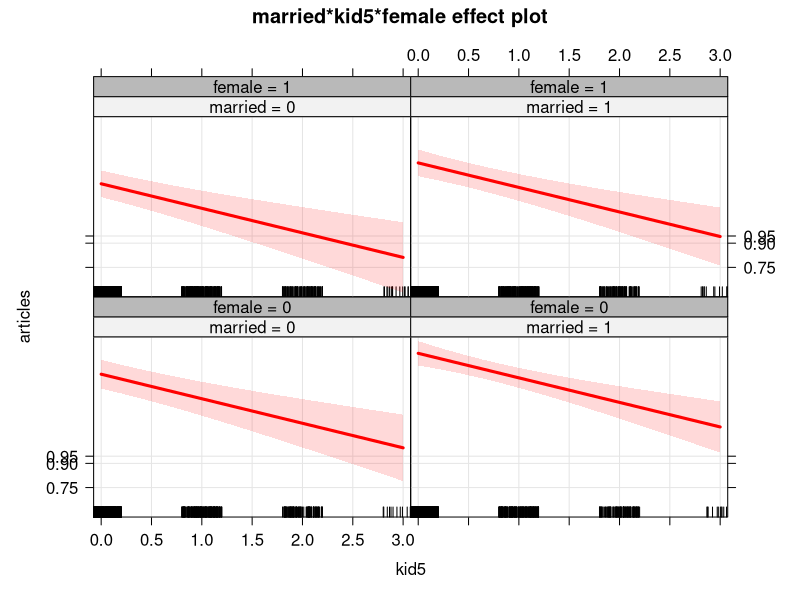
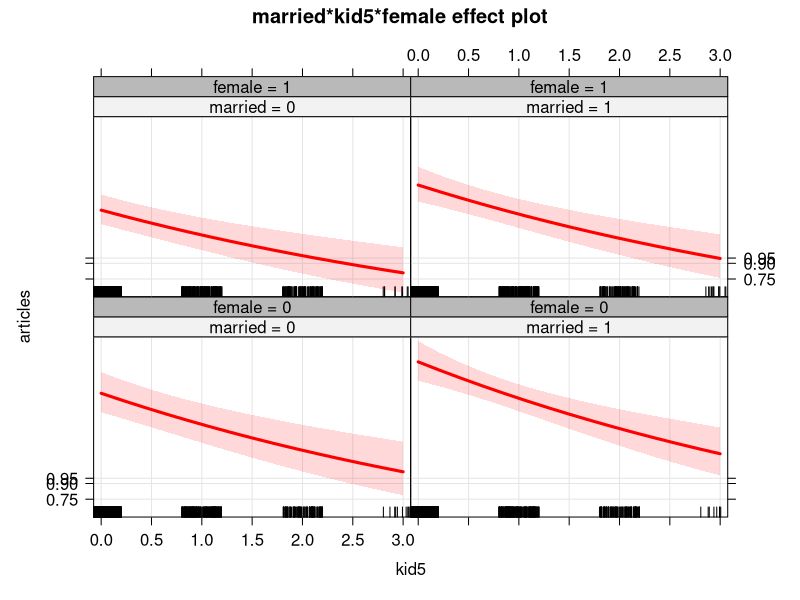

Generate these figures, in order, with R:
setwd("//media//kswada//MyFiles//R//phdpubs")

packages <- c("dplyr", "vcd", "MASS", "vcdExtra")
purrr::walk(packages, library, character.only = TRUE, warn.conflicts = FALSE)



# ------------------------------------------------------------------------------
# data:  PhdPubs data
# ------------------------------------------------------------------------------

data("PhdPubs", package = "vcdExtra")


dim(PhdPubs)

str(PhdPubs)


car::some(PhdPubs)



# ----------
PhdPubs <- within(PhdPubs, {
  female <- factor(female)
  married <- factor(married)
})



# ----------
modp <- glm(articles ~ ., data = PhdPubs, family = poisson(link = "log"))



# ------------------------------------------------------------------------------
# Conditional effect plot
# ------------------------------------------------------------------------------

library(effects)



# effect plots for several predictors jointly or full-model plots
eff2 <- Effect(c("married", "kid5", "female"), modp)


plot(eff2, 
     mutiline = TRUE, ci.stype = "bands",
     colors = c("red", "blue"), lwd = 3,
     ticks = list(at = c(.05, .1, .25, .5, .75, .9, .95)),
     key.args = list(x = 0.52, y = 0.92, columns = 1), grid = TRUE)


plot(eff2, 
     mutiline = TRUE, ci.stype = "bands", type = "response",
     colors = c("red", "blue"), lwd = 3,
     ticks = list(at = c(.05, .1, .25, .5, .75, .9, .95)),
     key.args = list(x = 0.52, y = 0.92, columns = 1), grid = TRUE)
